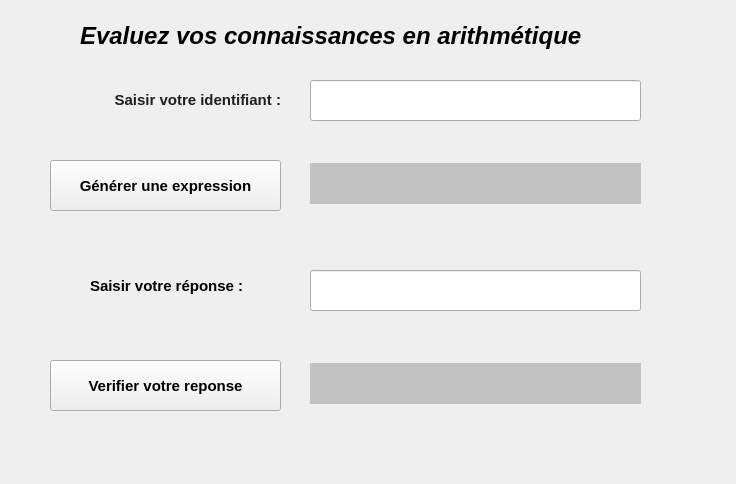
<?xml version="1.0" encoding="UTF-8"?>
<ui version="4.0">
 <class>Form</class>
 <widget class="QWidget" name="Form">
  <property name="geometry">
   <rect>
    <x>0</x>
    <y>0</y>
    <width>736</width>
    <height>484</height>
   </rect>
  </property>
  <property name="windowTitle">
   <string>Form</string>
  </property>
  <widget class="QLabel" name="labRep">
   <property name="geometry">
    <rect>
     <x>90</x>
     <y>270</y>
     <width>211</width>
     <height>31</height>
    </rect>
   </property>
   <property name="font">
    <font>
     <pointsize>11</pointsize>
     <bold>true</bold>
    </font>
   </property>
   <property name="text">
    <string>Saisir votre réponse :</string>
   </property>
  </widget>
  <widget class="QLabel" name="labid">
   <property name="geometry">
    <rect>
     <x>30</x>
     <y>90</y>
     <width>251</width>
     <height>20</height>
    </rect>
   </property>
   <property name="font">
    <font>
     <pointsize>11</pointsize>
     <bold>true</bold>
    </font>
   </property>
   <property name="styleSheet">
    <string notr="true">color: rgb(170, 85, 0);</string>
   </property>
   <property name="text">
    <string>&lt;html&gt;&lt;head/&gt;&lt;body&gt;&lt;p&gt;&lt;span style=&quot; color:#1f1f1f;&quot;&gt;Saisir votre identifiant :&lt;/span&gt;&lt;/p&gt;&lt;/body&gt;&lt;/html&gt;</string>
   </property>
   <property name="alignment">
    <set>Qt::AlignRight|Qt::AlignTrailing|Qt::AlignVCenter</set>
   </property>
  </widget>
  <widget class="QPushButton" name="bt1">
   <property name="geometry">
    <rect>
     <x>50</x>
     <y>160</y>
     <width>231</width>
     <height>51</height>
    </rect>
   </property>
   <property name="font">
    <font>
     <pointsize>11</pointsize>
     <bold>true</bold>
    </font>
   </property>
   <property name="text">
    <string>Générer une expression</string>
   </property>
  </widget>
  <widget class="QLabel" name="gen">
   <property name="geometry">
    <rect>
     <x>310</x>
     <y>163</y>
     <width>331</width>
     <height>41</height>
    </rect>
   </property>
   <property name="font">
    <font>
     <pointsize>12</pointsize>
     <bold>true</bold>
    </font>
   </property>
   <property name="styleSheet">
    <string notr="true">background-color: rgb(194, 194, 194);</string>
   </property>
   <property name="text">
    <string/>
   </property>
  </widget>
  <widget class="QLabel" name="verif">
   <property name="geometry">
    <rect>
     <x>310</x>
     <y>363</y>
     <width>331</width>
     <height>41</height>
    </rect>
   </property>
   <property name="font">
    <font>
     <pointsize>12</pointsize>
     <bold>true</bold>
    </font>
   </property>
   <property name="styleSheet">
    <string notr="true">background-color: rgb(194, 194, 194);</string>
   </property>
   <property name="text">
    <string/>
   </property>
  </widget>
  <widget class="QLineEdit" name="id">
   <property name="geometry">
    <rect>
     <x>310</x>
     <y>80</y>
     <width>331</width>
     <height>41</height>
    </rect>
   </property>
   <property name="font">
    <font>
     <pointsize>10</pointsize>
     <bold>true</bold>
    </font>
   </property>
  </widget>
  <widget class="QLabel" name="labTitle">
   <property name="geometry">
    <rect>
     <x>80</x>
     <y>10</y>
     <width>861</width>
     <height>51</height>
    </rect>
   </property>
   <property name="font">
    <font>
     <pointsize>18</pointsize>
     <italic>true</italic>
     <bold>true</bold>
    </font>
   </property>
   <property name="text">
    <string>Evaluez vos connaissances en arithmétique</string>
   </property>
  </widget>
  <widget class="QLineEdit" name="sais">
   <property name="geometry">
    <rect>
     <x>310</x>
     <y>270</y>
     <width>331</width>
     <height>41</height>
    </rect>
   </property>
   <property name="font">
    <font>
     <pointsize>10</pointsize>
     <bold>true</bold>
    </font>
   </property>
  </widget>
  <widget class="QPushButton" name="bt2">
   <property name="geometry">
    <rect>
     <x>50</x>
     <y>360</y>
     <width>231</width>
     <height>51</height>
    </rect>
   </property>
   <property name="font">
    <font>
     <pointsize>11</pointsize>
     <bold>true</bold>
    </font>
   </property>
   <property name="text">
    <string>Verifier votre reponse</string>
   </property>
  </widget>
 </widget>
 <resources/>
 <connections/>
</ui>
